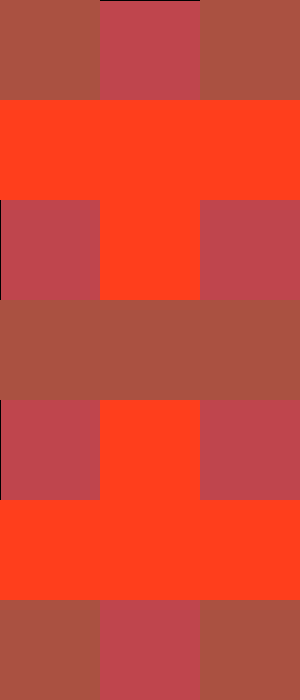
Frame 1 (no input)
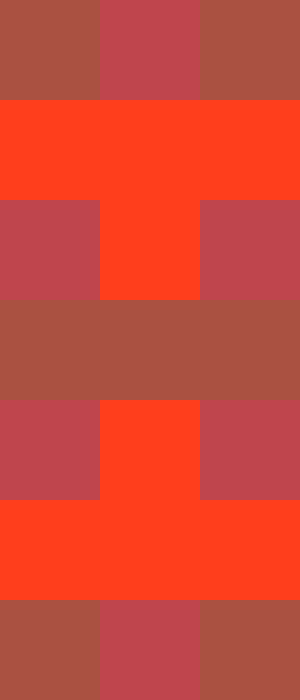
Frame 60 (the mouse pressed at the canvas centre just before this capture)
Frame 120 (the mouse held since frame 60 and released just before this capture): identical to frame 60, image omitted

The Processing sketch that drew these frames (run headless with seeded random() and noise(); from frame 60 on, the mouse is pressed at the canvas centre):

// Processing sketch: A1R2_shapeandcolorpiece
// ── A1R2_shapeandcolorpiece.pde
// INSPIRATION: Ad Reinhardt, Abstract Painting, Red 1952 - https://www.moma.org/collection/works/78723

void setup(){
  background(255);
  size(300, 700);
  rectMode(CENTER);
}

void draw(){
  fill(#BF454D);
  rect(width/2, height/2, width, height);
  
  float squareSize = 200;
  
  fill(#AA5141);
  noStroke();
  square(0, 0, squareSize);
  square(300, 0, squareSize);
  square(0, 700, squareSize);
  square(300, 700, squareSize);
  
  fill(#FF3E1C);
  rect(150, 150, 300, 100);
  square(150, 250, 100);
  
  fill(#AA5141);
  rect(150, 350, 300, 100);
  
  fill(#FF3E1C);
  rect(150, 550, 300, 100);
  square(150, 450, 100);
  
}
